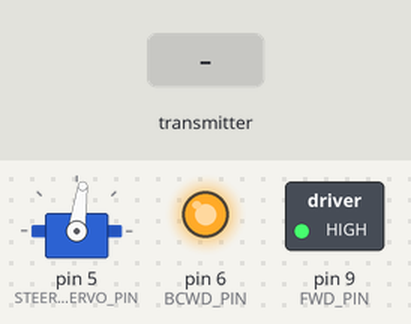
The sketch below on a simulated Arduino Uno, built with avr-gcc and run on an emulated ATmega328P. Parts: servo, switched loads named in the sketch (green lamp = pin HIGH), output pins drawn as LEDs (lit = HIGH). Inputs (shaded band) come from the test bench. No radio packets arrive unless stated; what the sketch prints to the serial monitor is not drawn.

Above: at 2.4 s.
2.5 s: the transmitter starts sending command = 64
At 3.2 s:
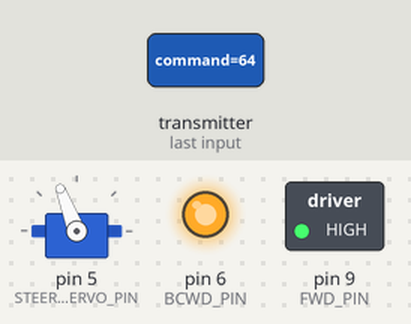
4.0 s: the transmitter starts sending stick2_x = 1023
At 4.4 s:
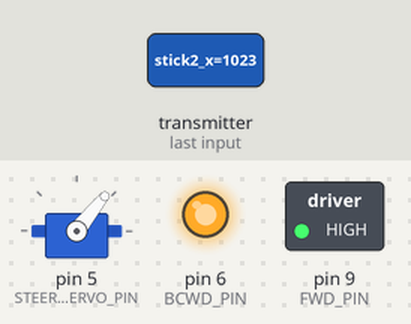
5.5 s: the transmitter starts sending stick2_x = 0
At 6.7 s:
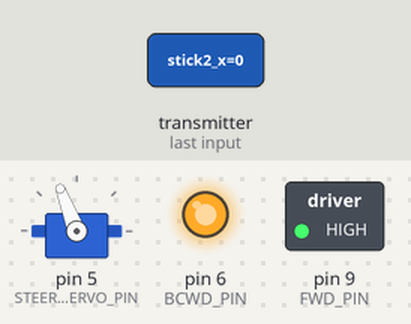
Timing chart, 0 to 8.5 s (numbered marks = the images above; inputs shaded):
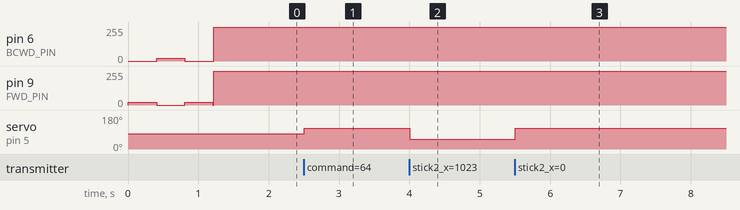

The sketch:

car.ino
```cpp
#include "nRF24L01.h"
#include "RF24.h"
#include <ServoTimer2.h>


#define BAUDRATE 115200

// Radio Commands
#define CMD_NONE 1
#define CMD_ACTIVE 2

// Engine mode control params
#define FREE 0
#define FORWARD 1
#define BACKWARD 2
#define BRAKE 3


// NRF24 pins
#define NRF_CE 3
#define NRF_CS 10

// NRF24 settings
#define NRF_ADDR 0
#define NRF_CHAN 0x60
#define NRF_PAYLOAD_SIZE 32

// L298 or MX1508 driver pins
#define ENG_PWM_PIN -1  // -1 is MX1508 driver
#define FWD_PIN 9
#define BCWD_PIN 6

// Steering servo pin
#define STEERING_SERVO_PIN 5

// Steerings params
#define ZERO 1390
#define RIGTH ZERO - 320
#define LEFT ZERO + 300

// Engine PWM controls
#define PWM_LOW_LIMIT 50  // low limit of PWM
#define PWM_LIMIT 255     // limit for PWM of engine (0-255)


RF24 radio(NRF_CE, NRF_CS);
uint8_t address[][6] = {"1Node","2Node","3Node","4Node","5Node","6Node"};
uint8_t pipeNo;

struct payload_t {
  uint8_t command;
  uint16_t stick1_x;
  uint16_t stick1_y;
  bool stick1_p;
  uint16_t stick2_x;
  uint16_t stick2_y;
  bool stick2_p;
  uint8_t delay_ms;
} p;

long int recieve_package_time = millis();  // last command recieved time

ServoTimer2 steering_servo;  // create servo object to control stearing


/*
 *  Set steering servo position.
 *  timing - between LEFT and RIGTH
*/
void set_steering(uint16_t timing) {
    static uint16_t p_timing = 0;

    if (abs(timing - p_timing) > 0) {
      steering_servo.write(timing);  // sets the servo position according to the scaled value
    }

    p_timing = timing;
}


void set_engine(uint8_t eng_direction, uint8_t eng_pwm) {
    if (ENG_PWM_PIN == -1) {
        set_MX1508_engine(eng_direction, eng_pwm);
    } else {
        set_L298_engine(eng_direction, eng_pwm);
    }
}


/*
 * Set engine state for L298. Control both direction and PWM.
 * In case FREE and BRAKE direction commands pwm value ignores;
 *
 * Direction - one of FREE | FORWARD | BACKWARD | BRAKE
 *
 * FREE - disconnect engine from circuit
 * BRAKE - short engine terminals
 */
void set_L298_engine(uint8_t eng_direction, uint8_t eng_pwm) {
   switch (eng_direction) {
      case FREE:
        // set both INs to same (low or high) AND enable to low;
        digitalWrite(FWD_PIN, LOW);
        digitalWrite(BCWD_PIN, LOW);
        eng_pwm = 0;
        break;

      case FORWARD:
        digitalWrite(FWD_PIN, HIGH);
        digitalWrite(BCWD_PIN, LOW);
        break;

      case BACKWARD:
        digitalWrite(BCWD_PIN, HIGH);
        digitalWrite(FWD_PIN, LOW);
        break;

      case BRAKE:
        // set both INs to same (low or high) AND enable to 1;
        digitalWrite(BCWD_PIN, LOW);
        digitalWrite(FWD_PIN, LOW);
        eng_pwm = 255;
        break;
    }

    analogWrite(ENG_PWM_PIN, eng_pwm);  // send PWM signal to engine
};


void set_MX1508_engine(uint8_t eng_direction, uint8_t eng_pwm) {
    switch (eng_direction) {
      case FREE:
        digitalWrite(FWD_PIN, LOW);
        digitalWrite(BCWD_PIN, LOW);
        break;

      case FORWARD:
        analogWrite(FWD_PIN, eng_pwm);
        digitalWrite(BCWD_PIN, LOW);
        break;

      case BACKWARD:
        digitalWrite(FWD_PIN, LOW);
        analogWrite(BCWD_PIN, eng_pwm);
        break;

      case BRAKE:
        digitalWrite(FWD_PIN, HIGH);
        digitalWrite(BCWD_PIN, HIGH);
        break;
    }
}


void debug(uint8_t eng_direction, uint8_t eng_pwm, uint16_t steering_servo_value) {
  char t[100];
  snprintf(t, 100, "car. eng_direction: %i, eng_pwm: %i, steering: %i",
                    eng_direction, eng_pwm, steering_servo_value);
  Serial.println(t);
}


/*
 * Simple greeting to determine car status.
 */
void hello() {
  set_steering(ZERO);
  analogWrite(FWD_PIN, 20);
  delay(400);

//  set_steering(LEFT);
  analogWrite(FWD_PIN, 0);
  analogWrite(BCWD_PIN, 20);
  delay(400);

//  set_steering(RIGTH);
  analogWrite(BCWD_PIN, 0);
  analogWrite(FWD_PIN, 20);
  delay(400);

//  set_steering(ZERO);
  analogWrite(FWD_PIN, 0);
};


void setup() {
  // pins setup
  if (ENG_PWM_PIN != -1) pinMode(ENG_PWM_PIN, OUTPUT);
  pinMode(FWD_PIN, OUTPUT);
  pinMode(BCWD_PIN, OUTPUT);
  pinMode(STEERING_SERVO_PIN, OUTPUT);

  Serial.begin(BAUDRATE);
  radio.begin();
  steering_servo.attach(STEERING_SERVO_PIN);

  hello();

  while (!Serial) {}

  // radio setup
  radio.setAutoAck(1);
  radio.setRetries(0, 15);  // delay, count of retry

  radio.setPayloadSize(NRF_PAYLOAD_SIZE);  // package size

  radio.openReadingPipe(1, address[NRF_ADDR]);  // address
  radio.setChannel(NRF_CHAN);  // chanel

  radio.setPALevel(RF24_PA_MAX);  // RF24_PA_MIN | RF24_PA_LOW | RF24_PA_HIGH | RF24_PA_MAX
  radio.setDataRate(RF24_1MBPS);  // RF24_2MBPS | RF24_1MBPS, | RF24_250KBPS

  radio.powerUp();
  radio.startListening();  // listen

  Serial.println("Setup end");
}


void loop() {
  while (radio.available(&pipeNo)) {
    recieve_package_time = millis();
    radio.read(&p, sizeof(payload_t));

    if (p.command == 0) {
      Serial.println("received junk package");
      continue;
    }
    Serial.println("received ok package");

    // steering
    uint16_t steering_servo_value = map(p.stick2_x, 0, 1023, LEFT, RIGTH);  // map 0 - 1023 to servo timing
    set_steering(steering_servo_value);

    switch (p.command) {
      case CMD_NONE:
        set_engine(FREE, 0);
        break;

      case CMD_ACTIVE:
        int8_t eng_direction = FREE;
        uint8_t eng_pwm = 0;

        if (p.stick1_p) {
          eng_direction = BRAKE;
        } else {
          if (p.stick1_y > 512) {
            eng_direction = FORWARD;
            eng_pwm = map(p.stick1_y, 512, 1023, PWM_LOW_LIMIT, PWM_LIMIT);
          }
          else if (p.stick1_y < 512) {
            eng_direction = BACKWARD;
            eng_pwm = map(p.stick1_y, 512, 0, PWM_LOW_LIMIT, PWM_LIMIT);
          }
        }

        debug(eng_direction, eng_pwm, steering_servo_value);
        set_engine(eng_direction, eng_pwm);

        break;
    }
  }


  // in case of lose connection
  if ((millis() - recieve_package_time) > p.delay_ms * 5) {
    Serial.println("Reset state");

    set_engine(BRAKE, 0);  // brake by engine
//    set_steering(ZERO);  // set steering to center point
    delay(p.delay_ms);  // wait some time...
  }
}
```

Measured:
- after the input at 2.5 s, servo on pin 5 (STEERING_SERVO_PIN): 82° → 111° at once
- after the input at 4.0 s, servo on pin 5 (STEERING_SERVO_PIN): 111° → 51° at once
- after the input at 5.5 s, servo on pin 5 (STEERING_SERVO_PIN): 51° → 111° at once
